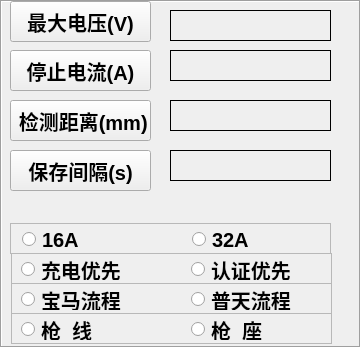
   <widget class="QFrame" name="frame_2">
    <property name="geometry">
     <rect>
      <x>50</x>
      <y>85</y>
      <width>361</width>
      <height>348</height>
     </rect>
    </property>
    <property name="sizePolicy">
     <sizepolicy hsizetype="Ignored" vsizetype="Ignored">
      <horstretch>0</horstretch>
      <verstretch>0</verstretch>
     </sizepolicy>
    </property>
    <property name="minimumSize">
     <size>
      <width>13</width>
      <height>0</height>
     </size>
    </property>
    <property name="font">
     <font>
      <pointsize>24</pointsize>
      <weight>75</weight>
      <bold>true</bold>
      <kerning>true</kerning>
     </font>
    </property>
    <property name="autoFillBackground">
     <bool>false</bool>
    </property>
    <property name="styleSheet">
     <string notr="true">background-image: url(:/background/qrc/background/back.png);
 </string>
    </property>
    <property name="frameShape">
     <enum>QFrame::Box</enum>
    </property>
    <property name="frameShadow">
     <enum>QFrame::Sunken</enum>
    </property>
    <widget class="QPushButton" name="pbtn_1">
     <property name="geometry">
      <rect>
       <x>10</x>
       <y>1</y>
       <width>141</width>
       <height>41</height>
      </rect>
     </property>
     <property name="font">
      <font>
       <pointsize>15</pointsize>
      </font>
     </property>
     <property name="focusPolicy">
      <enum>Qt::NoFocus</enum>
     </property>
     <property name="text">
      <string>最大电压(V)</string>
     </property>
     <property name="flat">
      <bool>false</bool>
     </property>
    </widget>
    <widget class="QPushButton" name="pbtn_2">
     <property name="geometry">
      <rect>
       <x>-480</x>
       <y>51</y>
       <width>141</width>
       <height>51</height>
      </rect>
     </property>
     <property name="font">
      <font>
       <pointsize>15</pointsize>
      </font>
     </property>
     <property name="focusPolicy">
      <enum>Qt::NoFocus</enum>
     </property>
     <property name="text">
      <string>最大电流(A)</string>
     </property>
    </widget>
    <widget class="QLabel" name="label_maxv">
     <property name="geometry">
      <rect>
       <x>170</x>
       <y>10</y>
       <width>161</width>
       <height>31</height>
      </rect>
     </property>
     <property name="font">
      <font>
       <pointsize>20</pointsize>
       <weight>75</weight>
       <italic>false</italic>
       <bold>true</bold>
      </font>
     </property>
     <property name="frameShape">
      <enum>QFrame::Box</enum>
     </property>
     <property name="text">
      <string/>
     </property>
    </widget>
    <widget class="QLabel" name="label_maxi">
     <property name="geometry">
      <rect>
       <x>-320</x>
       <y>61</y>
       <width>161</width>
       <height>31</height>
      </rect>
     </property>
     <property name="font">
      <font>
       <pointsize>20</pointsize>
       <weight>75</weight>
       <bold>true</bold>
      </font>
     </property>
     <property name="frameShape">
      <enum>QFrame::Box</enum>
     </property>
     <property name="text">
      <string/>
     </property>
    </widget>
    <widget class="QPushButton" name="pbtn_4">
     <property name="geometry">
      <rect>
       <x>10</x>
       <y>150</y>
       <width>141</width>
       <height>41</height>
      </rect>
     </property>
     <property name="font">
      <font>
       <pointsize>15</pointsize>
      </font>
     </property>
     <property name="focusPolicy">
      <enum>Qt::NoFocus</enum>
     </property>
     <property name="text">
      <string>保存间隔(s)</string>
     </property>
    </widget>
    <widget class="QLabel" name="lbl_cost_serv">
     <property name="geometry">
      <rect>
       <x>170</x>
       <y>150</y>
       <width>161</width>
       <height>31</height>
      </rect>
     </property>
     <property name="font">
      <font>
       <pointsize>20</pointsize>
       <weight>75</weight>
       <bold>true</bold>
      </font>
     </property>
     <property name="frameShape">
      <enum>QFrame::Box</enum>
     </property>
     <property name="text">
      <string/>
     </property>
    </widget>
    <widget class="QPushButton" name="pbtn_5">
     <property name="geometry">
      <rect>
       <x>10</x>
       <y>50</y>
       <width>141</width>
       <height>41</height>
      </rect>
     </property>
     <property name="font">
      <font>
       <pointsize>15</pointsize>
      </font>
     </property>
     <property name="focusPolicy">
      <enum>Qt::NoFocus</enum>
     </property>
     <property name="text">
      <string>停止电流(A)</string>
     </property>
    </widget>
    <widget class="QLabel" name="lbl_accurrent">
     <property name="geometry">
      <rect>
       <x>170</x>
       <y>50</y>
       <width>161</width>
       <height>31</height>
      </rect>
     </property>
     <property name="font">
      <font>
       <pointsize>20</pointsize>
       <weight>75</weight>
       <bold>true</bold>
      </font>
     </property>
     <property name="frameShape">
      <enum>QFrame::Box</enum>
     </property>
     <property name="text">
      <string/>
     </property>
    </widget>
    <widget class="QFrame" name="frame_5">
     <property name="geometry">
      <rect>
       <x>11</x>
       <y>283</y>
       <width>321</width>
       <height>31</height>
      </rect>
     </property>
     <property name="frameShape">
      <enum>QFrame::StyledPanel</enum>
     </property>
     <property name="frameShadow">
      <enum>QFrame::Raised</enum>
     </property>
     <widget class="QRadioButton" name="type_A">
      <property name="geometry">
       <rect>
        <x>10</x>
        <y>6</y>
        <width>161</width>
        <height>21</height>
       </rect>
      </property>
      <property name="font">
       <font>
        <pointsize>15</pointsize>
       </font>
      </property>
      <property name="focusPolicy">
       <enum>Qt::NoFocus</enum>
      </property>
      <property name="text">
       <string>宝马流程</string>
      </property>
     </widget>
     <widget class="QRadioButton" name="type_B">
      <property name="geometry">
       <rect>
        <x>180</x>
        <y>6</y>
        <width>141</width>
        <height>21</height>
       </rect>
      </property>
      <property name="font">
       <font>
        <pointsize>15</pointsize>
       </font>
      </property>
      <property name="focusPolicy">
       <enum>Qt::NoFocus</enum>
      </property>
      <property name="text">
       <string>普天流程</string>
      </property>
     </widget>
    </widget>
    <widget class="QFrame" name="frame_6">
     <property name="geometry">
      <rect>
       <x>11</x>
       <y>313</y>
       <width>321</width>
       <height>31</height>
      </rect>
     </property>
     <property name="frameShape">
      <enum>QFrame::StyledPanel</enum>
     </property>
     <property name="frameShadow">
      <enum>QFrame::Raised</enum>
     </property>
     <widget class="QRadioButton" name="gun_line">
      <property name="geometry">
       <rect>
        <x>10</x>
        <y>6</y>
        <width>131</width>
        <height>21</height>
       </rect>
      </property>
      <property name="font">
       <font>
        <pointsize>15</pointsize>
       </font>
      </property>
      <property name="focusPolicy">
       <enum>Qt::NoFocus</enum>
      </property>
      <property name="text">
       <string>枪  线</string>
      </property>
     </widget>
     <widget class="QRadioButton" name="gun_socket">
      <property name="geometry">
       <rect>
        <x>180</x>
        <y>6</y>
        <width>121</width>
        <height>21</height>
       </rect>
      </property>
      <property name="font">
       <font>
        <pointsize>15</pointsize>
       </font>
      </property>
      <property name="focusPolicy">
       <enum>Qt::NoFocus</enum>
      </property>
      <property name="text">
       <string>枪  座</string>
      </property>
     </widget>
    </widget>
    <widget class="QLabel" name="lbl_cost">
     <property name="geometry">
      <rect>
       <x>170</x>
       <y>100</y>
       <width>161</width>
       <height>31</height>
      </rect>
     </property>
     <property name="font">
      <font>
       <pointsize>20</pointsize>
       <weight>75</weight>
       <bold>true</bold>
      </font>
     </property>
     <property name="frameShape">
      <enum>QFrame::Box</enum>
     </property>
     <property name="text">
      <string/>
     </property>
    </widget>
    <widget class="QPushButton" name="pbtn_3">
     <property name="geometry">
      <rect>
       <x>10</x>
       <y>100</y>
       <width>141</width>
       <height>41</height>
      </rect>
     </property>
     <property name="font">
      <font>
       <pointsize>15</pointsize>
      </font>
     </property>
     <property name="focusPolicy">
      <enum>Qt::NoFocus</enum>
     </property>
     <property name="text">
      <string> 检测距离(mm)</string>
     </property>
    </widget>
    <widget class="QFrame" name="frame_7">
     <property name="geometry">
      <rect>
       <x>11</x>
       <y>253</y>
       <width>321</width>
       <height>31</height>
      </rect>
     </property>
     <property name="frameShape">
      <enum>QFrame::StyledPanel</enum>
     </property>
     <property name="frameShadow">
      <enum>QFrame::Raised</enum>
     </property>
     <widget class="QRadioButton" name="char_first">
      <property name="geometry">
       <rect>
        <x>10</x>
        <y>6</y>
        <width>131</width>
        <height>21</height>
       </rect>
      </property>
      <property name="font">
       <font>
        <pointsize>15</pointsize>
       </font>
      </property>
      <property name="focusPolicy">
       <enum>Qt::NoFocus</enum>
      </property>
      <property name="text">
       <string>充电优先</string>
      </property>
     </widget>
     <widget class="QRadioButton" name="net_first">
      <property name="geometry">
       <rect>
        <x>180</x>
        <y>6</y>
        <width>121</width>
        <height>21</height>
       </rect>
      </property>
      <property name="font">
       <font>
        <pointsize>15</pointsize>
       </font>
      </property>
      <property name="focusPolicy">
       <enum>Qt::NoFocus</enum>
      </property>
      <property name="text">
       <string>认证优先</string>
      </property>
     </widget>
    </widget>
    <widget class="QFrame" name="frame_9">
     <property name="geometry">
      <rect>
       <x>10</x>
       <y>223</y>
       <width>321</width>
       <height>31</height>
      </rect>
     </property>
     <property name="frameShape">
      <enum>QFrame::StyledPanel</enum>
     </property>
     <property name="frameShadow">
      <enum>QFrame::Raised</enum>
     </property>
     <widget class="QRadioButton" name="pbtn_16">
      <property name="geometry">
       <rect>
        <x>12</x>
        <y>6</y>
        <width>131</width>
        <height>21</height>
       </rect>
      </property>
      <property name="font">
       <font>
        <pointsize>15</pointsize>
       </font>
      </property>
      <property name="focusPolicy">
       <enum>Qt::NoFocus</enum>
      </property>
      <property name="text">
       <string>16A</string>
      </property>
     </widget>
     <widget class="QRadioButton" name="pbtn_32">
      <property name="geometry">
       <rect>
        <x>182</x>
        <y>6</y>
        <width>121</width>
        <height>21</height>
       </rect>
      </property>
      <property name="font">
       <font>
        <pointsize>15</pointsize>
       </font>
      </property>
      <property name="focusPolicy">
       <enum>Qt::NoFocus</enum>
      </property>
      <property name="text">
       <string>32A</string>
      </property>
     </widget>
    </widget>
   </widget>
